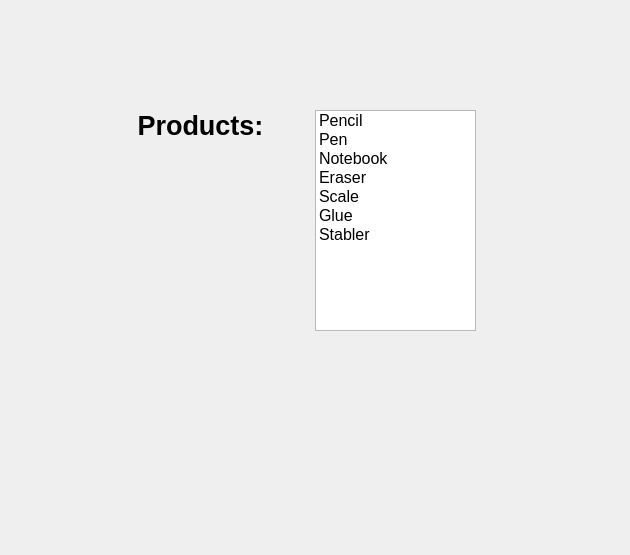
<?xml version="1.0" encoding="UTF-8"?>
<ui version="4.0">
 <class>form1</class>
 <widget class="QWidget" name="form1">
  <property name="geometry">
   <rect>
    <x>0</x>
    <y>0</y>
    <width>630</width>
    <height>555</height>
   </rect>
  </property>
  <property name="windowTitle">
   <string>Multiselection List</string>
  </property>
  <widget class="QLabel" name="l1">
   <property name="geometry">
    <rect>
     <x>110</x>
     <y>100</y>
     <width>181</width>
     <height>51</height>
    </rect>
   </property>
   <property name="font">
    <font>
     <pointsize>20</pointsize>
     <weight>75</weight>
     <bold>true</bold>
    </font>
   </property>
   <property name="text">
    <string>Products:</string>
   </property>
   <property name="alignment">
    <set>Qt::AlignCenter</set>
   </property>
  </widget>
  <widget class="QListWidget" name="lw1">
   <property name="geometry">
    <rect>
     <x>315</x>
     <y>110</y>
     <width>161</width>
     <height>221</height>
    </rect>
   </property>
   <property name="font">
    <font>
     <pointsize>12</pointsize>
    </font>
   </property>
   <property name="selectionMode">
    <enum>QAbstractItemView::NoSelection</enum>
   </property>
   <item>
    <property name="text">
     <string>Pencil</string>
    </property>
   </item>
   <item>
    <property name="text">
     <string>Pen</string>
    </property>
   </item>
   <item>
    <property name="text">
     <string>Notebook</string>
    </property>
   </item>
   <item>
    <property name="text">
     <string>Eraser</string>
    </property>
   </item>
   <item>
    <property name="text">
     <string>Scale</string>
    </property>
   </item>
   <item>
    <property name="text">
     <string>Glue</string>
    </property>
   </item>
   <item>
    <property name="text">
     <string>Stabler</string>
    </property>
   </item>
  </widget>
  <widget class="QLabel" name="l2">
   <property name="geometry">
    <rect>
     <x>240</x>
     <y>400</y>
     <width>141</width>
     <height>41</height>
    </rect>
   </property>
   <property name="font">
    <font>
     <pointsize>15</pointsize>
     <weight>75</weight>
     <bold>true</bold>
    </font>
   </property>
   <property name="text">
    <string/>
   </property>
   <property name="alignment">
    <set>Qt::AlignCenter</set>
   </property>
  </widget>
 </widget>
 <resources/>
 <connections/>
</ui>
